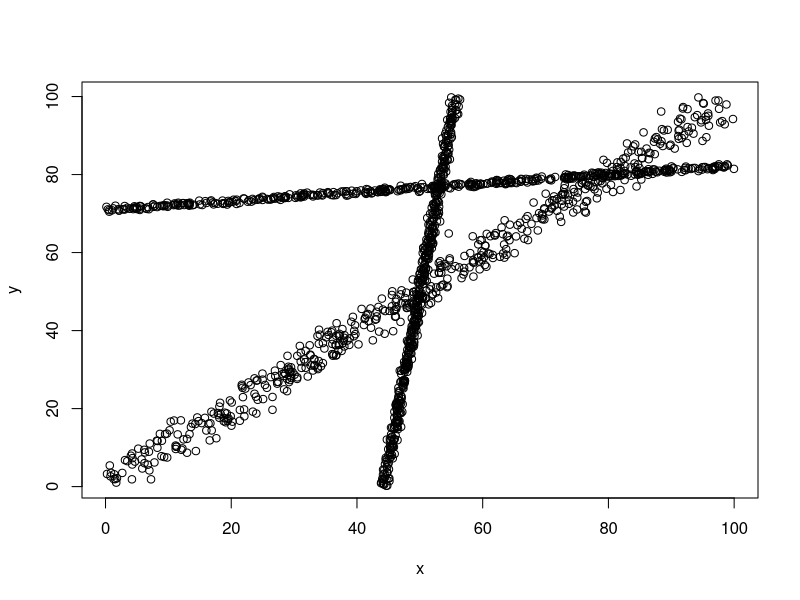

Reproduce this figure in R.
# Created:  Thu 19 Jun 2014 12:19 PM
# Modified: Thu 19 Jun 2014 12:19 PM
# x <- data.frame(replicate(2, rnorm( 200, 50, 6 )))
#x <- data.frame(rnorm(200, 75, 6), rnorm(200, 25, 6))
#y <- x[ x[,1]>0 & x[,1]<100 & x[,2]>0 & x[,2]<100, ]
#write.table(y, file="data", sep=" ", row.names=F, col.names=F)

simcor <- function (n, xmean, xsd, ymean, ysd, correlation) {
	x <- rnorm(n)
	y <- rnorm(n)
	z <- correlation * scale(x)[,1] + sqrt(1 - correlation^2) *
			 scale(resid(lm(y ~ x)))[,1]
	xresult <- xmean + xsd * scale(x)[,1]
	yresult <- ymean + ysd * z
	data.frame(x=xresult,y=yresult)
}

x <- simcor(1000, 50, 65, 50, 65, 0.999)
y <- x[ x[,1]>0 & x[,1]<100 & x[,2]>0 & x[,2]<100, ]
plot(y)

write.table(y, file="data", sep=" ", row.names=F, col.names=F)

x2 <- simcor(1000, 50, 8, 50, 70, 0.999)
y2 <- x2[ x2[,1]>0 & x2[,1]<100 & x2[,2]>0 & x2[,2]<100, ]
points(y2)

write.table(y2, file="data", append=T, sep=" ", row.names=F, col.names=F)

x3 <- simcor(1000, 50, 70, 50, 8, 0.999)
x3 <- x3 + 30
y3 <- x3[ x3[,1]>0 & x3[,1]<100 & x3[,2]>0 & x3[,2]<100, ]
points(y3)

write.table(y3, file="data", append=T, sep=" ", row.names=F, col.names=F)
